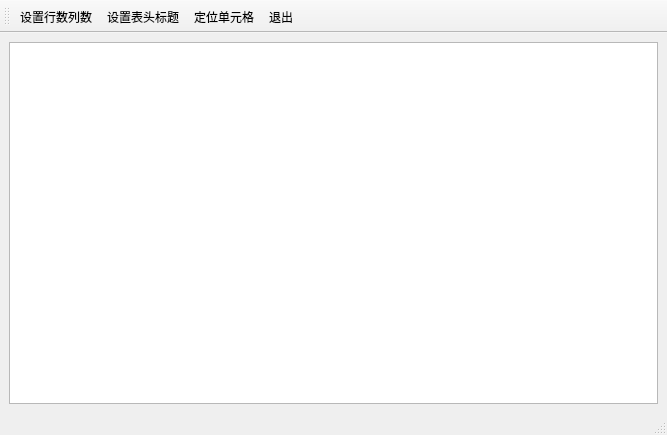
<?xml version="1.0" encoding="UTF-8"?>
<ui version="4.0">
 <class>CustomDialogsMainWindow</class>
 <widget class="QMainWindow" name="CustomDialogsMainWindow">
  <property name="geometry">
   <rect>
    <x>0</x>
    <y>0</y>
    <width>667</width>
    <height>435</height>
   </rect>
  </property>
  <property name="windowTitle">
   <string>MainWindow</string>
  </property>
  <widget class="QWidget" name="centralwidget">
   <layout class="QGridLayout" name="gridLayout">
    <item row="0" column="0">
     <widget class="QTableView" name="tableView"/>
    </item>
   </layout>
  </widget>
  <widget class="QMenuBar" name="menubar">
   <property name="geometry">
    <rect>
     <x>0</x>
     <y>0</y>
     <width>667</width>
     <height>23</height>
    </rect>
   </property>
  </widget>
  <widget class="QStatusBar" name="statusBar"/>
  <widget class="QToolBar" name="toolBar">
   <property name="windowTitle">
    <string>toolBar</string>
   </property>
   <property name="toolButtonStyle">
    <enum>Qt::ToolButtonTextUnderIcon</enum>
   </property>
   <attribute name="toolBarArea">
    <enum>TopToolBarArea</enum>
   </attribute>
   <attribute name="toolBarBreak">
    <bool>false</bool>
   </attribute>
   <addaction name="actTab_SetSize"/>
   <addaction name="actTab_SetHeader"/>
   <addaction name="actTab_Locate"/>
   <addaction name="actFile_Quit"/>
  </widget>
  <action name="actTab_SetSize">
   <property name="icon">
    <iconset resource="../../res.qrc">
     <normaloff>:/res/images/230.bmp</normaloff>:/res/images/230.bmp</iconset>
   </property>
   <property name="text">
    <string>设置行数列数</string>
   </property>
   <property name="toolTip">
    <string>设置表格行数列数</string>
   </property>
   <property name="shortcut">
    <string>Ctrl+O</string>
   </property>
  </action>
  <action name="actTab_SetHeader">
   <property name="icon">
    <iconset resource="../../res.qrc">
     <normaloff>:/res/images/516.bmp</normaloff>:/res/images/516.bmp</iconset>
   </property>
   <property name="text">
    <string>设置表头标题</string>
   </property>
   <property name="toolTip">
    <string>设置表头标题</string>
   </property>
  </action>
  <action name="actFile_Quit">
   <property name="icon">
    <iconset resource="../../res.qrc">
     <normaloff>:/res/images/exit.bmp</normaloff>:/res/images/exit.bmp</iconset>
   </property>
   <property name="text">
    <string>退出</string>
   </property>
   <property name="toolTip">
    <string>退出本软件</string>
   </property>
  </action>
  <action name="actTab_Locate">
   <property name="icon">
    <iconset resource="../../res.qrc">
     <normaloff>:/res/images/304.bmp</normaloff>:/res/images/304.bmp</iconset>
   </property>
   <property name="text">
    <string>定位单元格</string>
   </property>
   <property name="toolTip">
    <string>定位到某个单元格</string>
   </property>
  </action>
 </widget>
 <resources>
  <include location="../../res.qrc"/>
 </resources>
 <connections/>
</ui>
